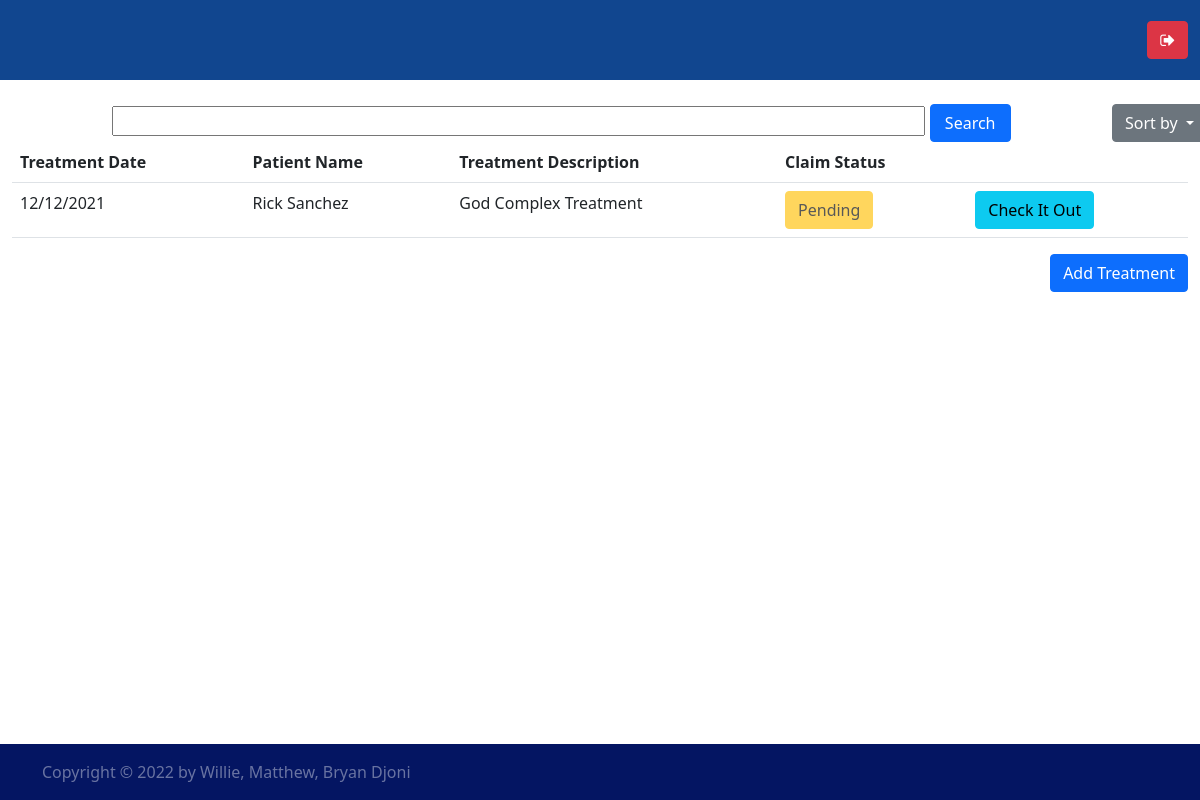
The page / (signed in) on the database its author committed.
### aegisCorp/models/hospitalModel.py (models this page shows)
class TreatmentHeader(db.Model):
    __tablename__ = 'treatmentHeaders'
    id = db.Column(db.Integer, primary_key=True)
    hospital = relationship('Hospital', back_populates='treatments')
    hospital_id = db.Column(db.Integer, db.ForeignKey("hospitals.id"))
    customer = relationship("Customer", back_populates='treatments')
    customer_id = db.Column(db.Integer, db.ForeignKey('customers.id'))
    description = db.Column(db.String(500), unique=True, nullable=False)
    claims = relationship('TreatmentClaim', back_populates='treatment')
    details = relationship("TreatmentDetail", back_populates='header')

class TreatmentDetail(db.Model):
    __tablename__ = 'treatmentDetails'
    id = db.Column(db.Integer, primary_key=True)
    header = relationship("TreatmentHeader", back_populates='details')
    header_id = db.Column(db.Integer, db.ForeignKey("treatmentHeaders.id"))
    doctor = relationship("Doctor", back_populates='treatments')
    doctor_id = db.Column(db.Integer, db.ForeignKey("doctors.id"))
    startDate = db.Column(db.DateTime, nullable=False)
    endDate = db.Column(db.DateTime, nullable=False)
    medication = relationship("MedicationDetail", back_populates="treatment")
    checkup = relationship("CheckUp", back_populates='treatment')
    procedure = relationship("ProcedureDetail", back_populates='treatment')

### aegisCorp/models/userModel.py (models this page shows)
class User(db.Model, UserMixin):
    __tablename__ = 'users'
    id = db.Column(db.Integer, primary_key=True)
    name = db.Column(db.String(255), unique=True, nullable=False)
    email = db.Column(db.String(255), unique=True, nullable=False)
    password = db.Column(db.String(255), nullable=False)
    sex = db.Column(db.Boolean, nullable=False)
    dob = db.Column(db.Date, nullable=False)
    customers = relationship('Customer', back_populates='user')
    insurance_staffs = relationship('InsuranceStaff', back_populates='user')
    hospital_staffs = relationship('HospitalStaff', back_populates='user')

### aegisCorp/routes/views.py (the view)
@views.route("/")
def home():
    sort_filter = {'description':TreatmentHeader.description, 'hospital':Hospital.name, 'patient':User.name}
    if current_user.is_authenticated:
        user_type = get_user_type(current_user)
        user = user_models.get(user_type).query.filter_by(user_id=current_user.id).first()
        query = f'%{request.args.get("search") if request.args.get("search") not in [None, ""] else ""}%'
        treatments = TreatmentHeader.query.join(TreatmentHeader.customer)\
            .join(Customer.user).join(TreatmentHeader.hospital)\
                .filter(or_(Hospital.name.ilike(query), User.name.ilike(query),\
                    TreatmentHeader.description.ilike(query))).\
                        order_by(sort_filter.get(request.args.get('sort', 'description')))
        if user_type == 'Customer':
            treatments = treatments.filter(Customer.id==user.id)
        elif user_type == 'Hospital':
            treatments = treatments.filter(TreatmentHeader.hospital_id==user.hospital_id)
        elif user_type == 'Insurance':
            treatments = treatments.join(Customer.insurances).join(CustomerInsurance.policy).filter_by(company_id=user.company_id)
        return render_template('views.html', user=user, treatments=treatments, sort_by = request.args.get('sort'), search=request.args.get('search'))
    else:
         return redirect(url_for('auth.login'))

### aegisCorp/utils/filters/insurance.py (called while the page is built)
def get_claim_status(treatment_id:int):
    header = TreatmentHeader.query.filter_by(id=treatment_id).first()
    claim = TreatmentClaim.query.filter_by(treatment_id=treatment_id, member_id=header.customer_id).first()
    if claim and claim.claim_status:
        return 1
    elif claim and not claim.claim_status:
        return 0
    else:
        return -1

### aegisCorp/utils/filters/treatment.py (called while the page is built)
def add_args(detail):
    return f"&search={detail}" if detail else ""

def get_first_date(details):
    if details == []:
        return "No Treatment Registered"
    else:
        first_date = details[0].startDate
        for detail in details:
            if detail.startDate<first_date:
                first_date = detail.startDate
        return format_date(first_date)

### aegisCorp/utils/filters/user.py (called while the page is built)
def get_user_type(current_user):
    hospital_staff = HospitalStaff.query.filter_by(user_id = current_user.id).first()
    insurance_staff = InsuranceStaff.query.filter_by(user_id = current_user.id).first()
    customer = Customer.query.filter_by(user_id = current_user.id).first()
    if hospital_staff:
        return 'Hospital'
    elif insurance_staff:
        return 'Insurance'
    else:
        return "Customer"

### aegisCorp/utils/filters/utils.py (called while the page is built)
def format_date(date):
    return date.strftime("%d/%m/%Y")

### aegisCorp/templates/views.html (shortened to what this page needs)
{% extends "./layout.html" %}
{% block content %}
<main class="container-fluid my-4">
    {% if treatments != [] %}
    <div class="row">
        <form class="col-10 offset-1" action="{{url_for('views.home')}}" method="get">
            <input class="col-10" type="text" name="search" id="search" required>
            <button type="submit" class="btn btn-primary col-1">Search</button>
        </form>
        <div class="dropdown col-1">
            <button class="btn btn-secondary dropdown-toggle" type="button" id="dropdownMenuButton1" data-bs-toggle="dropdown" aria-expanded="false">
                Sort by
            </button>
        </div>
    </div>
    <table class="table">
        <tr>
            <th>Treatment Date</th>
            <th>Patient Name</th>
            <th>Treatment Description</th>
            <th>Claim Status</th>
            <th></th>
        </tr>
    {% for treatment in treatments: %}
        <tr>
            <td>{{treatment.details | get_first_date}}</td>
            <td>{{treatment.customer.user.name}}</td>
            <td>{{treatment.description}}</td>
            <td>
                {% if current_user | get_user_type == 'Hospital' and treatment.id|get_claim_status == -1 %}
                    <form action="{{url_for('insurance.claim_insurance', treatment_id=treatment.id)}}" method="post">
                        <button type="submit" class="btn btn-error">Finish Treatment</button>
                    </form>
                {% elif treatment.id|get_claim_status == 0 %}
                    <button disabled="disabled" class="btn btn-warning">Pending</button>
                {% elif treatment.id|get_claim_status == 1 %}
                     <button disabled="disabled" class="btn btn-success">Completed</button>
                {% else %}
                    <button disabled="disabled" class="btn btn-success">Treatment Incomplete!</button>
                {% endif %}
            </td>
            <td><a href="{{url_for('hospital.get_treatment', treatment_id=treatment.id)}}" class="btn btn-info">Check It Out</a></td>
        </tr>
    {% endfor %}
    </table>
    {% endif %}
    {% if current_user | get_user_type == 'Hospital' %}
    <div class="d-flex justify-content-end">
        <a href="{{url_for('hospital.add_treatment')}}" class="btn btn-primary">Add Treatment</a>
    </div>
    {% elif current_user | get_user_type == 'Customer' %}
        <a href="{{url_for('customer.get_insurances')}}" class="btn btn-primary float-end">Check My Insurance Policies</a>
    {% endif %}
</main>
{% endblock %}

### aegisCorp/static/css/styles.css (style rules this page uses)
body { min-width: 100vw; width:100vw; min-height: 100vh; height:100vh; }

### rows shown on the page
TreatmentHeader: details|get_first_date "12/12/2021", customer.user.name "Rick Sanchez", description "God Complex Treatment", shows "Pending"
